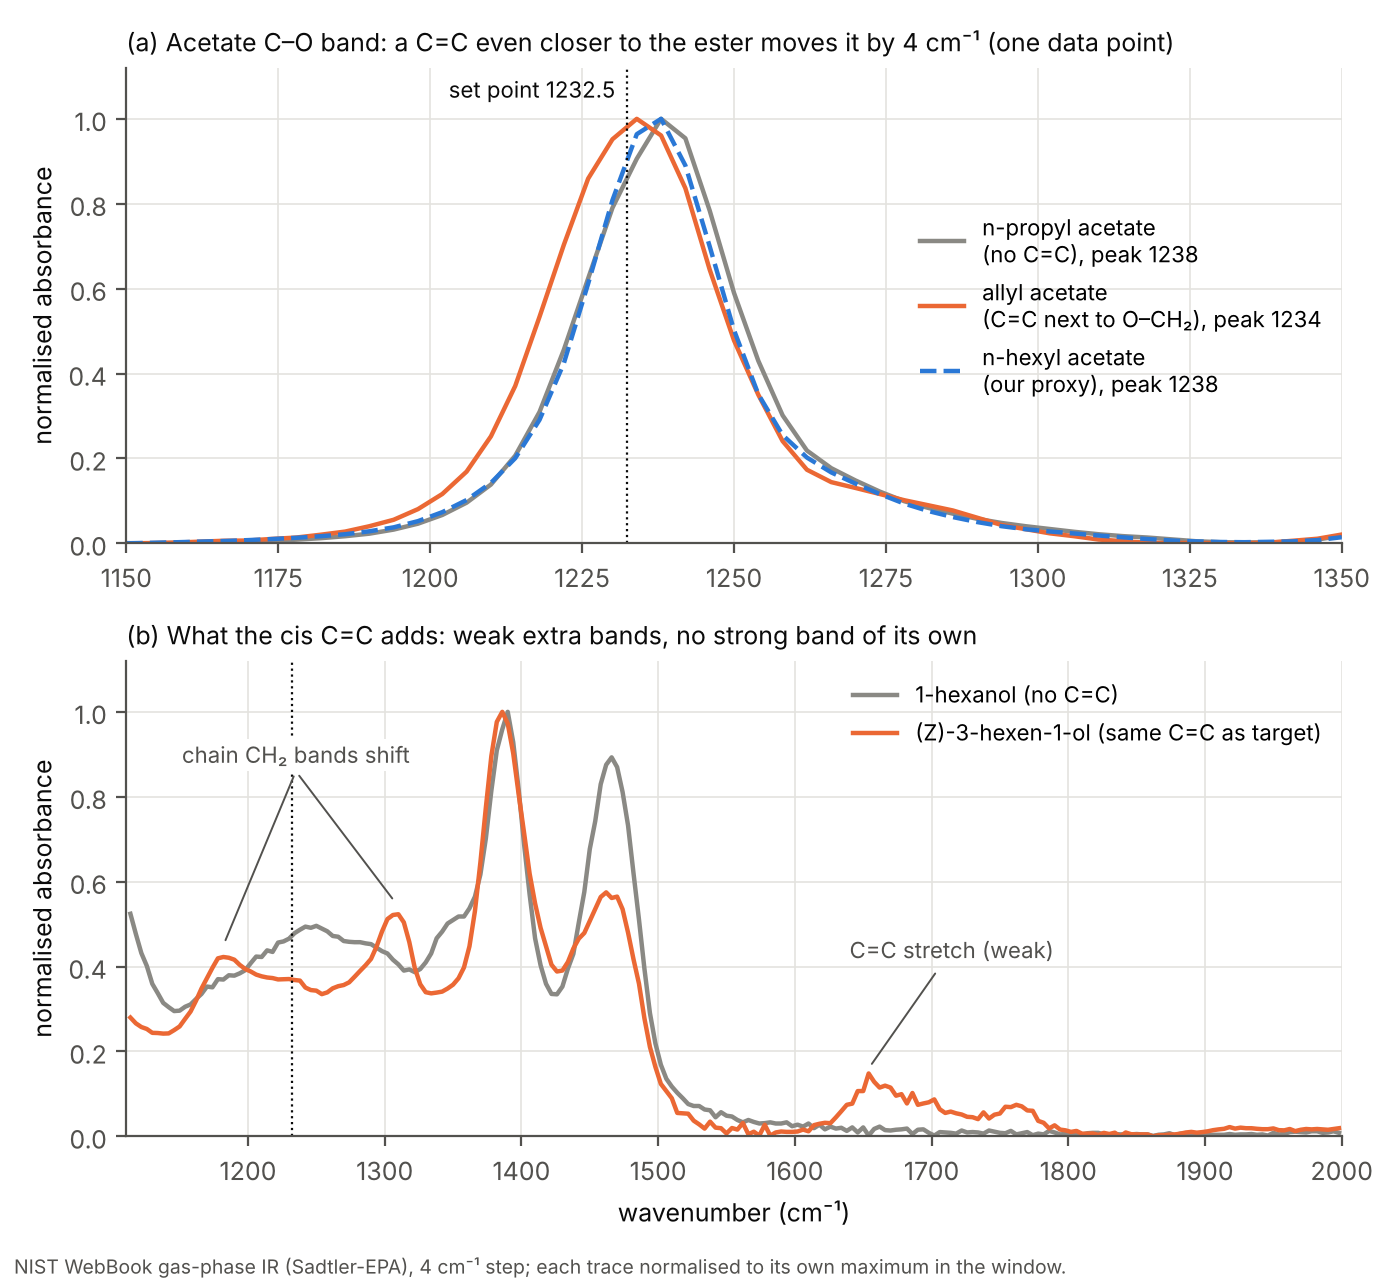

Reproduce this figure in Python.
#!/usr/bin/env python3
"""Does the cis C=C in (Z)-3-hexenyl acetate move the 1235 cm-1 acetate band?

NIST has no gas-phase IR of (Z)-3-hexenyl acetate, so we test the C=C effect on
two pairs that NIST does have (all gas phase, Sadtler-EPA, 4 cm-1 step):

(a) acetates: n-propyl vs allyl acetate. Allyl has the C=C one carbon from the
    ester oxygen, closer than in our target (two CH2 between). n-Hexyl acetate
    (our proxy) is overlaid.
(b) alcohols: 1-hexanol vs (Z)-3-hexen-1-ol. Same six-carbon chain and the same
    cis C=C position as our target; shows which bands the C=C adds.

NIST absorbance scale is arbitrary, so every trace is normalised to its own
maximum inside the plotted window.
Output: figures/cc_bond_effect.{pdf,png}
"""
from pathlib import Path

import matplotlib
matplotlib.use("Agg")
import matplotlib.pyplot as plt
import numpy as np

ROOT = Path(__file__).resolve().parents[1]
DATA = ROOT / "data" / "pnnl"
INK, INK2, GRID = "#0b0b0b", "#52514e", "#e4e3df"
C_SAT, C_VOC, C_ENE = "#8a8984", "#2a78d6", "#eb6834"
SET_POINT = 1232.46


def load(name, lo, hi):
    d = np.genfromtxt(DATA / name, delimiter=",", comments="#")
    d = d[~np.isnan(d).any(axis=1)]
    d = d[np.argsort(d[:, 0])]
    m = (d[:, 0] >= lo) & (d[:, 0] <= hi)
    x, y = d[m, 0], d[m, 1]
    y = y - y.min()
    return x, y / y.max()


def peak(x, y, lo, hi):
    m = (x >= lo) & (x <= hi)
    return x[m][np.argmax(y[m])]


plt.rcParams.update({"font.size": 9, "axes.edgecolor": INK2, "axes.labelcolor": INK,
                     "xtick.color": INK2, "ytick.color": INK2})
fig, (ax1, ax2) = plt.subplots(2, 1, figsize=(7.0, 6.4))

# (a) acetates, zoom on the C-O band
lo, hi = 1150, 1350
for f, lab, c, ls in [("propyl_acetate.csv", "n-propyl acetate\n(no C=C)", C_SAT, "-"),
                      ("allyl_acetate.csv", "allyl acetate\n(C=C next to O–CH₂)", C_ENE, "-"),
                      ("hexyl_acetate.csv", "n-hexyl acetate\n(our proxy)", C_VOC, "--")]:
    x, y = load(f, lo, hi)
    p = peak(x, y, 1200, 1280)
    ax1.plot(x, y, color=c, ls=ls, lw=1.6, label=f"{lab}, peak {p:.0f}")
ax1.axvline(SET_POINT, color=INK, lw=0.8, ls=":")
ax1.text(SET_POINT - 2, 1.05, "set point 1232.5", fontsize=8, color=INK, ha="right")
ax1.set_xlim(lo, hi); ax1.set_ylim(0, 1.12)
ax1.set_ylabel("normalised absorbance")
ax1.set_title("(a) Acetate C–O band: a C=C even closer to the ester moves it by 4 cm⁻¹ "
              "(one data point)", fontsize=9, loc="left", color=INK)
ax1.legend(frameon=False, fontsize=8, loc="center right")

# (b) alcohols, full MIRcat window
lo, hi = 1111, 2000
x, y = load("1_hexanol.csv", lo, hi)
ax2.plot(x, y, color=C_SAT, lw=1.6, label="1-hexanol (no C=C)")
x, y = load("z3_hexenol.csv", lo, hi)
ax2.plot(x, y, color=C_ENE, lw=1.6, label="(Z)-3-hexen-1-ol (same C=C as target)")
ax2.axvline(SET_POINT, color=INK, lw=0.8, ls=":")
ax2.annotate("C=C stretch (weak)", xy=(1654, 0.16), xytext=(1640, 0.42), fontsize=8,
             color=INK2, arrowprops=dict(arrowstyle="-", color=INK2, lw=0.7))
for xv, yv in [(1182, 0.43), (1308, 0.53)]:
    ax2.annotate("", xy=(xv, yv + 0.02), xytext=(1235, 0.86),
                 arrowprops=dict(arrowstyle="-", color=INK2, lw=0.7))
ax2.text(1235, 0.88, "chain CH₂ bands shift", fontsize=8, color=INK2, ha="center",
         bbox=dict(fc="white", ec="none", pad=1))
ax2.set_xlim(lo, hi); ax2.set_ylim(0, 1.12)
ax2.set_xlabel("wavenumber (cm⁻¹)"); ax2.set_ylabel("normalised absorbance")
ax2.set_title("(b) What the cis C=C adds: weak extra bands, no strong band of its own",
              fontsize=9, loc="left", color=INK)
ax2.legend(frameon=False, fontsize=8, loc="upper right")

for ax in (ax1, ax2):
    ax.grid(color=GRID, lw=0.6); ax.set_axisbelow(True)
    for s in ("top", "right"):
        ax.spines[s].set_visible(False)

fig.text(0.01, 0.005, "NIST WebBook gas-phase IR (Sadtler-EPA), 4 cm⁻¹ step; each trace "
         "normalised to its own maximum in the window.", fontsize=7, color=INK2)
fig.tight_layout(rect=(0, 0.02, 1, 1))
out = Path(__file__).with_name("cc_bond_effect")
fig.savefig(out.with_suffix(".pdf")); fig.savefig(out.with_suffix(".png"), dpi=200)
print("wrote", out)
